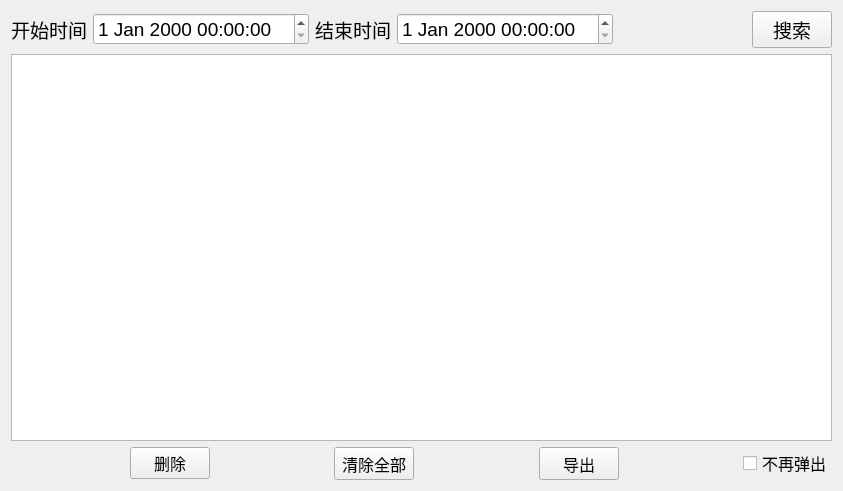
<?xml version="1.0" encoding="UTF-8"?>
<ui version="4.0">
 <class>LogSearch</class>
 <widget class="QWidget" name="LogSearch">
  <property name="geometry">
   <rect>
    <x>0</x>
    <y>0</y>
    <width>843</width>
    <height>491</height>
   </rect>
  </property>
  <property name="font">
   <font>
    <pointsize>14</pointsize>
   </font>
  </property>
  <property name="windowTitle">
   <string>LogSearch</string>
  </property>
  <layout class="QGridLayout" name="gridLayout">
   <item row="0" column="0">
    <layout class="QHBoxLayout" name="horizontalLayout_5">
     <item>
      <widget class="QLabel" name="label_3">
       <property name="text">
        <string>开始时间</string>
       </property>
      </widget>
     </item>
     <item>
      <widget class="QDateTimeEdit" name="dateTimeEdit"/>
     </item>
     <item>
      <widget class="QLabel" name="label_4">
       <property name="text">
        <string>结束时间</string>
       </property>
      </widget>
     </item>
     <item>
      <widget class="QDateTimeEdit" name="dateTimeEdit_2"/>
     </item>
     <item>
      <spacer name="horizontalSpacer_10">
       <property name="orientation">
        <enum>Qt::Horizontal</enum>
       </property>
       <property name="sizeHint" stdset="0">
        <size>
         <width>40</width>
         <height>20</height>
        </size>
       </property>
      </spacer>
     </item>
     <item>
      <widget class="QPushButton" name="btnLogAlmSearch">
       <property name="text">
        <string>搜索</string>
       </property>
       <property name="icon">
        <iconset resource="res.qrc">
         <normaloff>:/res/SoftIcon/search.png</normaloff>:/res/SoftIcon/search.png</iconset>
       </property>
       <property name="iconSize">
        <size>
         <width>25</width>
         <height>25</height>
        </size>
       </property>
      </widget>
     </item>
    </layout>
   </item>
   <item row="1" column="0">
    <widget class="QTableWidget" name="tableWidget_Alm"/>
   </item>
   <item row="2" column="0">
    <layout class="QHBoxLayout" name="horizontalLayout_7">
     <item>
      <spacer name="horizontalSpacer_11">
       <property name="orientation">
        <enum>Qt::Horizontal</enum>
       </property>
       <property name="sizeHint" stdset="0">
        <size>
         <width>40</width>
         <height>20</height>
        </size>
       </property>
      </spacer>
     </item>
     <item>
      <widget class="QPushButton" name="btnLogDel">
       <property name="font">
        <font>
         <family>Arial</family>
         <pointsize>12</pointsize>
        </font>
       </property>
       <property name="text">
        <string>删除</string>
       </property>
       <property name="icon">
        <iconset resource="res.qrc">
         <normaloff>:/res/SoftIcon/Cancel.png</normaloff>:/res/SoftIcon/Cancel.png</iconset>
       </property>
       <property name="iconSize">
        <size>
         <width>25</width>
         <height>25</height>
        </size>
       </property>
      </widget>
     </item>
     <item>
      <spacer name="horizontalSpacer_5">
       <property name="orientation">
        <enum>Qt::Horizontal</enum>
       </property>
       <property name="sizeHint" stdset="0">
        <size>
         <width>40</width>
         <height>20</height>
        </size>
       </property>
      </spacer>
     </item>
     <item>
      <widget class="QPushButton" name="btnClear">
       <property name="sizePolicy">
        <sizepolicy hsizetype="Minimum" vsizetype="Preferred">
         <horstretch>0</horstretch>
         <verstretch>0</verstretch>
        </sizepolicy>
       </property>
       <property name="minimumSize">
        <size>
         <width>0</width>
         <height>33</height>
        </size>
       </property>
       <property name="font">
        <font>
         <family>Arial</family>
         <pointsize>12</pointsize>
        </font>
       </property>
       <property name="text">
        <string>清除全部</string>
       </property>
       <property name="icon">
        <iconset resource="res.qrc">
         <normaloff>:/res/SoftIcon/Clear.png</normaloff>:/res/SoftIcon/Clear.png</iconset>
       </property>
       <property name="iconSize">
        <size>
         <width>25</width>
         <height>25</height>
        </size>
       </property>
      </widget>
     </item>
     <item>
      <spacer name="horizontalSpacer_3">
       <property name="orientation">
        <enum>Qt::Horizontal</enum>
       </property>
       <property name="sizeHint" stdset="0">
        <size>
         <width>37</width>
         <height>17</height>
        </size>
       </property>
      </spacer>
     </item>
     <item>
      <widget class="QPushButton" name="btnExport">
       <property name="minimumSize">
        <size>
         <width>0</width>
         <height>33</height>
        </size>
       </property>
       <property name="font">
        <font>
         <family>Arial</family>
         <pointsize>12</pointsize>
        </font>
       </property>
       <property name="text">
        <string>导出</string>
       </property>
       <property name="icon">
        <iconset resource="res.qrc">
         <normaloff>:/res/SoftIcon/excel.png</normaloff>:/res/SoftIcon/excel.png</iconset>
       </property>
       <property name="iconSize">
        <size>
         <width>20</width>
         <height>20</height>
        </size>
       </property>
      </widget>
     </item>
     <item>
      <spacer name="horizontalSpacer_4">
       <property name="orientation">
        <enum>Qt::Horizontal</enum>
       </property>
       <property name="sizeHint" stdset="0">
        <size>
         <width>37</width>
         <height>17</height>
        </size>
       </property>
      </spacer>
     </item>
     <item>
      <widget class="QCheckBox" name="checkBox">
       <property name="font">
        <font>
         <family>Arial</family>
         <pointsize>12</pointsize>
        </font>
       </property>
       <property name="text">
        <string>不再弹出</string>
       </property>
      </widget>
     </item>
    </layout>
   </item>
  </layout>
 </widget>
 <layoutdefault spacing="6" margin="11"/>
 <resources>
  <include location="res.qrc"/>
 </resources>
 <connections/>
</ui>
